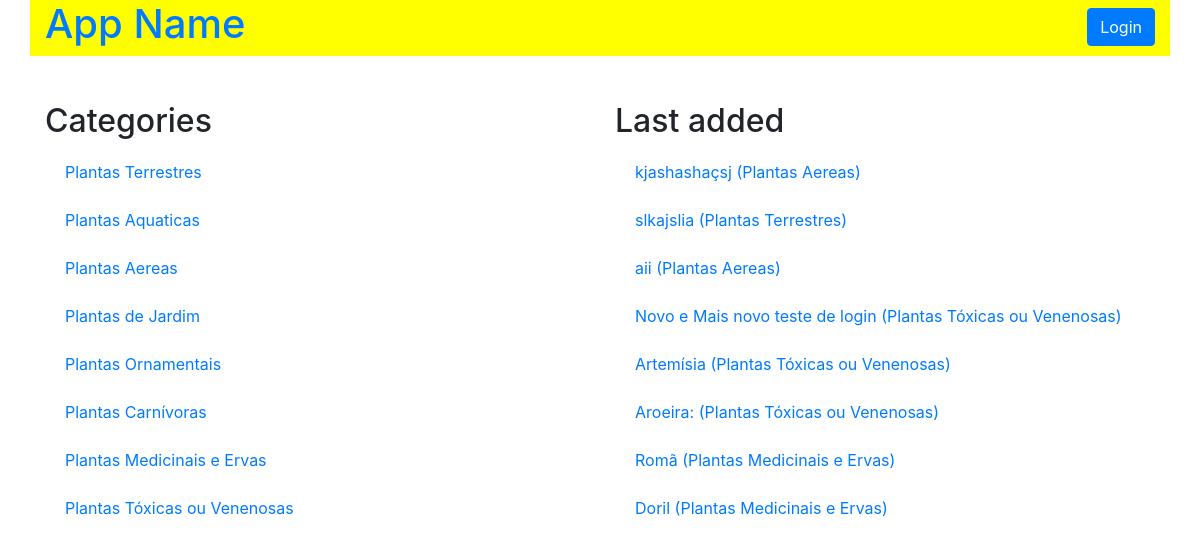
Page /category on the earlier database version.
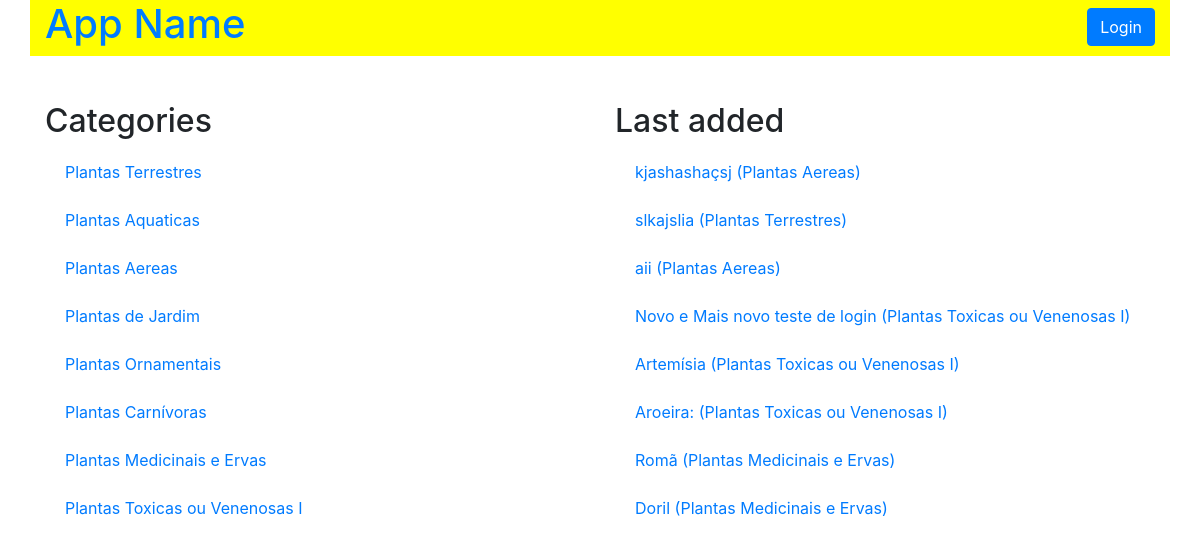
Same page on the later database version.
### models.py (models this page shows, shortened)
class Category(Base):
    __tablename__ = 'category'
    id = Column(Integer, primary_key=True)
    name = Column(String(50), nullable=False)
    user_id = Column(Integer, ForeignKey('user.id'))
    user = relationship(User)

class Item(Base):
    __tablename__ = 'item'
    id = Column(Integer, primary_key=True)
    name = Column(String(50), nullable=False)
    description = Column(String(1000), nullable=False)
    category_id = Column(Integer, ForeignKey('category.id'))
    category = relationship(Category)
    user_id = Column(Integer, ForeignKey('user.id'))
    user = relationship(User)

### application.py (the view, shortened to what this page needs)
@app.route('/')
@app.route('/category')
def catalogFunction():
    category = session.query(Category)
    items = session.query(Item).filter_by(
        category_id=Item.category_id).order_by(Item.id.desc()).limit(8).all()
    if 'username' not in login_session:
        if category.count() == 0:
            flash("You have no categories yet!")
            return render_template(
                'publicCatalog.html', plantas=category, itemName=items)
        else:
            return render_template(
                'publicCatalog.html', plantas=category, itemName=items)

### templates/publicCatalog.html (shortened to what this page needs)
{% extends "main.html" %}
{% block content %}
{% include "header.html" %}
    <section class="row">
      <div id="item-description" class="col-md-6">
        <h2>Categories</h2>
        {% for i in plantas %}
          <div class="list-group">
            <a href="{{ url_for('categoryFunction', category_id=i.id)}}" class="list-group-item">{{ i.name }}</a>
          </div>
        {% endfor %}
      </div>
      <div id="item-description" class="col-md-6">
        <h2>Last added</h2>
        {% for i in itemName %}
          <div class="list-group">
            <a href="{{ url_for('itemFunction', category_id=i.category.id, item_id=i.id)}}" class="list-group-item">{{ i.name }} ({{ i.category.name }})</a>
          </div>
        {% endfor %}
      </div>
    </section>
{% endblock %}

### templates/main.html (shortened to what this page needs)
<!DOCTYPE html>
<html lang="pt-br">
  <head>
    <link rel="stylesheet" href="https://stackpath.bootstrapcdn.com/bootstrap/4.3.1/css/bootstrap.min.css">
    <link rel="stylesheet" href="{{ url_for('static', filename='styles.css') }}" />
  </head>
  <body>
    <div class="container">
      {% block content %}
      {% endblock %}
    </div>
  </body>
</html>

### templates/header.html
<header id="top-header" class="row">
  <div class="col-md-6">
    <a href="{{url_for('catalogFunction')}}">
      <h1>App Name</h1>
    </a>
  </div>
  <div class="col-md-6 text-right">
    {%if 'username' not in session %}
      <a href="{{url_for('showLogin')}}"><button type="button"  id="log-in-out-button" class="btn btn-primary">Login</button></a>
    {% else %}
      <a href="{{url_for('disconnect')}}"><button type="button"  id="log-in-out-button" class="btn btn-primary">Logout</button></a>
    {% endif %}
  </div>
</header>

### static/styles.css (style rules this page uses)
#top-header { background-color: yellow; }
#log-in-out-button { float: right; margin-top: 1.5%; }
.list-group-item { border: 0px; }
#item-description { margin-top: 4%; }

Differences in the rows shown:
changed Category: name "Plantas Tóxicas ou Venenosas" → "Plantas Toxicas ou Venenosas I"
changed through a linked row, Item "Novo e Mais novo teste de login": category.name "Plantas Tóxicas ou Venenosas" → "Plantas Toxicas ou Venenosas I"
changed through a linked row, Item "Artemísia": category.name "Plantas Tóxicas ou Venenosas" → "Plantas Toxicas ou Venenosas I"
changed through a linked row, Item "Aroeira:": category.name "Plantas Tóxicas ou Venenosas" → "Plantas Toxicas ou Venenosas I"
